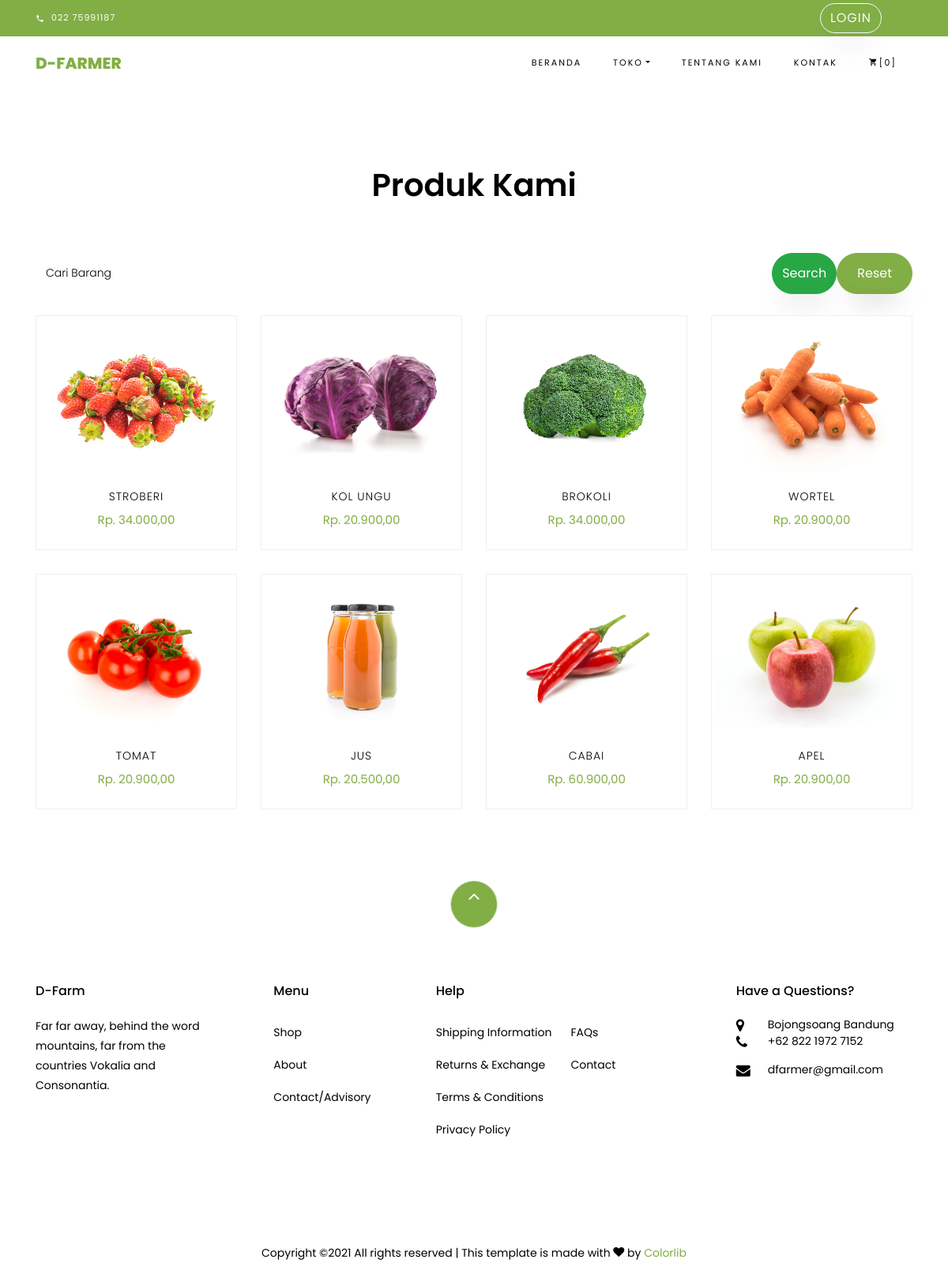
The page /index.php/shop on the database as committed earlier.
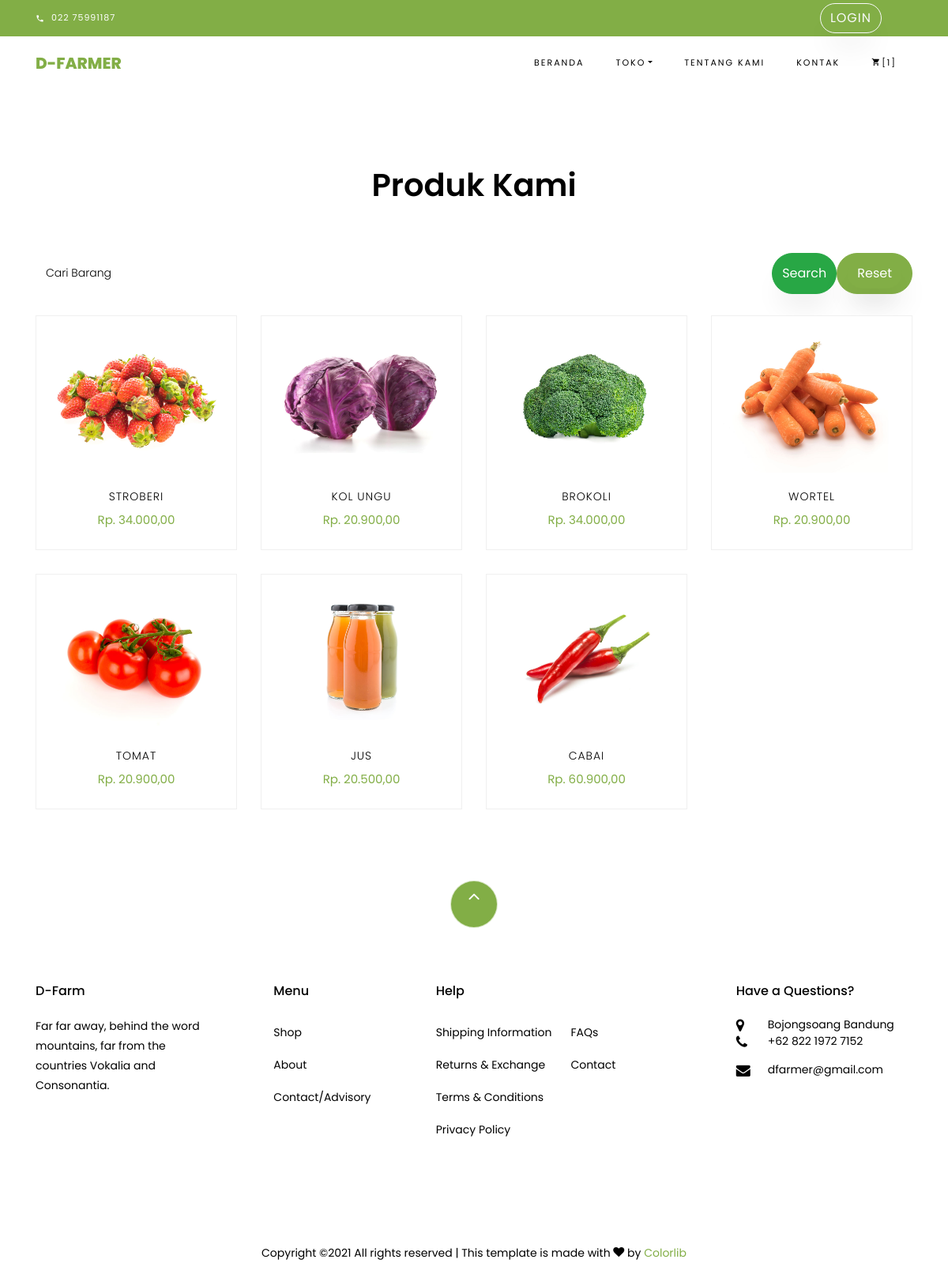
The same page on the database as committed later.
### tables this page shows
CREATE TABLE `barang` (
  `id_barang` int(11) NOT NULL,
  `nama_barang` varchar(255) NOT NULL,
  `keterangan_barang` varchar(255) NOT NULL,
  `harga_barang` varchar(255) NOT NULL,
  `tanggal` date NOT NULL,
  `jumlah` int(11) NOT NULL,
  `jenis` varchar(255) NOT NULL,
  `satuan` varchar(255) NOT NULL,
  `gambar` varchar(255) NOT NULL,
  `id_sumber` int(11) NOT NULL,
  `id_gudang` int(11) NOT NULL,
  `id_kategori` int(11) NOT NULL
);

### application/controllers/Shop.php (called while the page is built, shortened)
<?php
class Shop extends CI_Controller {
	function __construct(){
		$this->load->model('M_All');
	}
	public function index()
	{
		$data['barang'] = $this->M_All->get('barang')->result();
		$this->load->view('template/header');
		$this->load->view('shop/home', $data);
		$this->load->view('template/footer');
	}
}

### index.php (called while the page is built, shortened)
<?php
require_once BASEPATH.'core/CodeIgniter.php';

### application/models/M_All.php (called while the page is built, shortened)
<?php
class M_All extends CI_Model{
    public function get($table)
    {
        return $this->db->get($table);
    }
    function count($where)
    {
        return $this->db->count_all_results($where);
    }
}

### application/views/shop/find.php (the view, shortened to what this page needs)
<?php
if (!empty($barang)) {
foreach ($barang as $b) {
                ?>
            <div class="col-md-6 col-lg-3">
                <div class="product">
                    <a href="<?= base_url()?>index.php/shop/info/<?= $b->id_barang?>" class="img-prod"><img class="img-fluid" src="<?= base_url('assets_admin/img/gambar_barang/'.$b->gambar); ?>" alt="Colorlib Template">
                    </a>
                    <div class="text py-3 pb-4 px-3 text-center">
                        <h3><a href="<?= base_url()?>index.php/shop/info/<?= $b->id_barang?>"><?= $b->nama_barang;?></a></h3>
                        <div class="d-flex">
                            <div class="pricing">
                                <p class="price">
                                    <span class="price-sale">Rp. <?= number_format($b->harga_barang, 2, ",", ".");?></span>
                                </p>
                            </div>
                        </div>
                    </div>
                </div>
            </div>
            <?php
        }
}
?>

### application/views/template/header.php (shortened to what this page needs)
<!DOCTYPE html>
<html lang="en">
  <head>
    <link rel="stylesheet" href="<?php echo base_url()?>assets/css/open-iconic-bootstrap.min.css">
    <link rel="stylesheet" href="<?php echo base_url()?>assets/css/animate.css">
    <link rel="stylesheet" href="<?php echo base_url()?>assets/css/owl.carousel.min.css">
    <link rel="stylesheet" href="<?php echo base_url()?>assets/css/owl.theme.default.min.css">
    <link rel="stylesheet" href="<?php echo base_url()?>assets/css/magnific-popup.css">
    <link rel="stylesheet" href="<?php echo base_url()?>assets/css/aos.css">
    <link rel="stylesheet" href="<?php echo base_url()?>assets/css/ionicons.min.css">
    <link rel="stylesheet" href="<?php echo base_url()?>assets/css/bootstrap-datepicker.css">
    <link rel="stylesheet" href="<?php echo base_url()?>assets/css/jquery.timepicker.css">
    <link rel="stylesheet" href="<?php echo base_url()?>assets/css/flaticon.css">
    <link rel="stylesheet" href="<?php echo base_url()?>assets/css/icomoon.css">
    <link rel="stylesheet" href="<?php echo base_url()?>assets/css/style.css">
  </head>
  <body class="goto-here">
		<div class="py-1 bg-primary">
    	<div class="container">
    		<div class="row no-gutters d-flex align-items-start align-items-center px-md-0">
	    		<div class="col-lg-12 d-block">
		    		<div class="row d-flex">
		    			<div class="col-md pr-4 d-flex topper align-items-center">
					    	<div class="icon mr-2 d-flex justify-content-center align-items-center"><span class="icon-phone2"></span></div>
						    <span class="text">022 75991187</span>
					    </div>
					    <div class="col-md-5 pr-4 d-flex topper align-items-end text-lg-right align-self-end">
                            <?php
                                if($this->session->userdata('status') != "login"){
                            ?>
                            <span class="text"><a href="<?= base_url()?>index.php/User/Login" class="btn btn-outline-light">Login<a></span>
                            <?php
                                }
                            ?>
					    </div>
				    </div>
			    </div>
		    </div>
		  </div>
    </div>
    <nav class="navbar navbar-expand-lg navbar-dark ftco_navbar bg-dark ftco-navbar-light" id="ftco-navbar">
	    <div class="container">
	      <a class="navbar-brand" href="<?= base_url()?>">D-Farmer</a>
	      <div class="collapse navbar-collapse" id="ftco-nav">
	        <ul class="navbar-nav ml-auto">
	          <li class="nav-item active"><a href="<?= base_url() ?>" class="nav-link">Beranda</a></li>
	          <li class="nav-item dropdown">
              <a class="nav-link dropdown-toggle" href="#" id="dropdown04" data-toggle="dropdown" aria-haspopup="true" aria-expanded="false">Toko</a>
            </li>
	          <li class="nav-item"><a href="<?= base_url()?>index.php/Welcome/About" class="nav-link">Tentang Kami</a></li>
	          <li class="nav-item"><a href="<?= base_url()?>index.php/Shop/Saran" class="nav-link">Kontak</a></li>
	          <li class="nav-item cta cta-colored"><a href="<?= base_url()?>index.php/shop/cart" class="nav-link"><span class="icon-shopping_cart"></span>[<?= $this->M_All->count('cart')?>]</a></li>
            </ul>
	      </div>
	    </div>
	  </nav>

### application/views/shop/home.php
<section class="ftco-section">
    <div class="container">
            <div class="row justify-content-center mb-3 pb-3">
      <div class="col-md-12 heading-section text-center ftco-animate">
        <h2 class="mb-4">Produk Kami</h2>
      </div>
    </div>
    </div>
    <div class="container">
        <div class="d-flex align-items-center">
            <form action="#" class="subscribe-form">
              <div class="form-group d-flex">
                <input type="text" class="form-control" placeholder="Cari Barang" id="keyword">
                <button type="button" class="btn btn-success" id="btn-search">Search</button>
                <a href="<?php echo base_url('index.php/shop'); ?>" class="btn btn-primary"><button type="button" class="btn btn-primary">Reset</button></a>
              </div>
            </form>
        </div>
    <br>
        <div class="row" id="view">
            <?php $this->load->view('shop/find', array('barang'=>$barang));?>
        </div>
    </div>
</section>

### application/views/template/footer.php (shortened to what this page needs)
<footer class="ftco-footer ftco-section">
      <div class="container">
      	<div class="row">
      		<div class="mouse">
						<a href="#" class="mouse-icon">
							<div class="mouse-wheel"><span class="ion-ios-arrow-up"></span></div>
						</a>
					</div>
      	</div>
        <div class="row mb-5">
          <div class="col-md">
            <div class="ftco-footer-widget mb-4">
              <h2 class="ftco-heading-2">D-Farm</h2>
              <p>Far far away, behind the word mountains, far from the countries Vokalia and Consonantia.</p>
              <ul class="ftco-footer-social list-unstyled float-md-left float-lft mt-5">
              </ul>
            </div>
          </div>
          <div class="col-md">
            <div class="ftco-footer-widget mb-4 ml-md-5">
              <h2 class="ftco-heading-2">Menu</h2>
              <ul class="list-unstyled">
                <li><a href="<?= base_url()?>index.php/Shop" class="py-2 d-block">Shop</a></li>
                <li><a href="<?= base_url()?>index.php/Welcome/About" class="py-2 d-block">About</a></li>
                <li><a href="<?= base_url()?>index.php/Shop/Saran" class="py-2 d-block">Contact/Advisory</a></li>
              </ul>
            </div>
          </div>
          <div class="col-md-4">
             <div class="ftco-footer-widget mb-4">
              <h2 class="ftco-heading-2">Help</h2>
              <div class="d-flex">
	              <ul class="list-unstyled mr-l-5 pr-l-3 mr-4">
	                <li><a href="#" class="py-2 d-block">Shipping Information</a></li>
	                <li><a href="#" class="py-2 d-block">Returns &amp; Exchange</a></li>
	                <li><a href="#" class="py-2 d-block">Terms &amp; Conditions</a></li>
	                <li><a href="#" class="py-2 d-block">Privacy Policy</a></li>
	              </ul>
	              <ul class="list-unstyled">
	                <li><a href="#" class="py-2 d-block">FAQs</a></li>
	                <li><a href="#" class="py-2 d-block">Contact</a></li>
	              </ul>
	            </div>
            </div>
          </div>
          <div class="col-md">
            <div class="ftco-footer-widget mb-4">
            	<h2 class="ftco-heading-2">Have a Questions?</h2>
            	<div class="block-23 mb-3">
	              <ul>
	                <li><span class="icon icon-map-marker"></span><span class="text">Bojongsoang Bandung</span></li>
	                <li><a href="#"><span class="icon icon-phone"></span><span class="text">+62 822 1972 7152</span></a></li>
	                <li><a href="#"><span class="icon icon-envelope"></span><span class="text">dfarmer@gmail.com</span></a></li>
	              </ul>
	            </div>
            </div>
          </div>
        </div>
        <div class="row">
          <div class="col-md-12 text-center">
            <p>
						  Copyright &copy;<script>document.write(new Date().getFullYear());</script> All rights reserved | This template is made with <i class="icon-heart color-danger" aria-hidden="true"></i> by <a href="https://colorlib.com" target="_blank">Colorlib</a>
						</p>
          </div>
        </div>
      </div>
    </footer>

### assets/css/icomoon.css (style rules this page uses)
[class^="icon-"], [class*=" icon-"] { font-family: 'icomoon' !important; speak: none; font-style: normal; font-weight: normal; font-variant: normal; text-transform: none; line-height: 1; -webkit-font-smoothing: antialiased; -moz-osx-font-smoothing: grayscale; }
.icon-heart:before { content: "\f004"; }
.icon-map-marker:before { content: "\f041"; }
.icon-phone:before { content: "\f095"; }
.icon-envelope:before { content: "\f0e0"; }
.icon-phone2:before { content: "\e0cd"; }
.icon-shopping_cart:before { content: "\e8cc"; }

Rows that differ between the two databases and show on the page:
removed barang: gambar (picture), nama_barang "APEL"
Other text that changed with them:
$this->M_All->count('cart'): "0" → "1"
